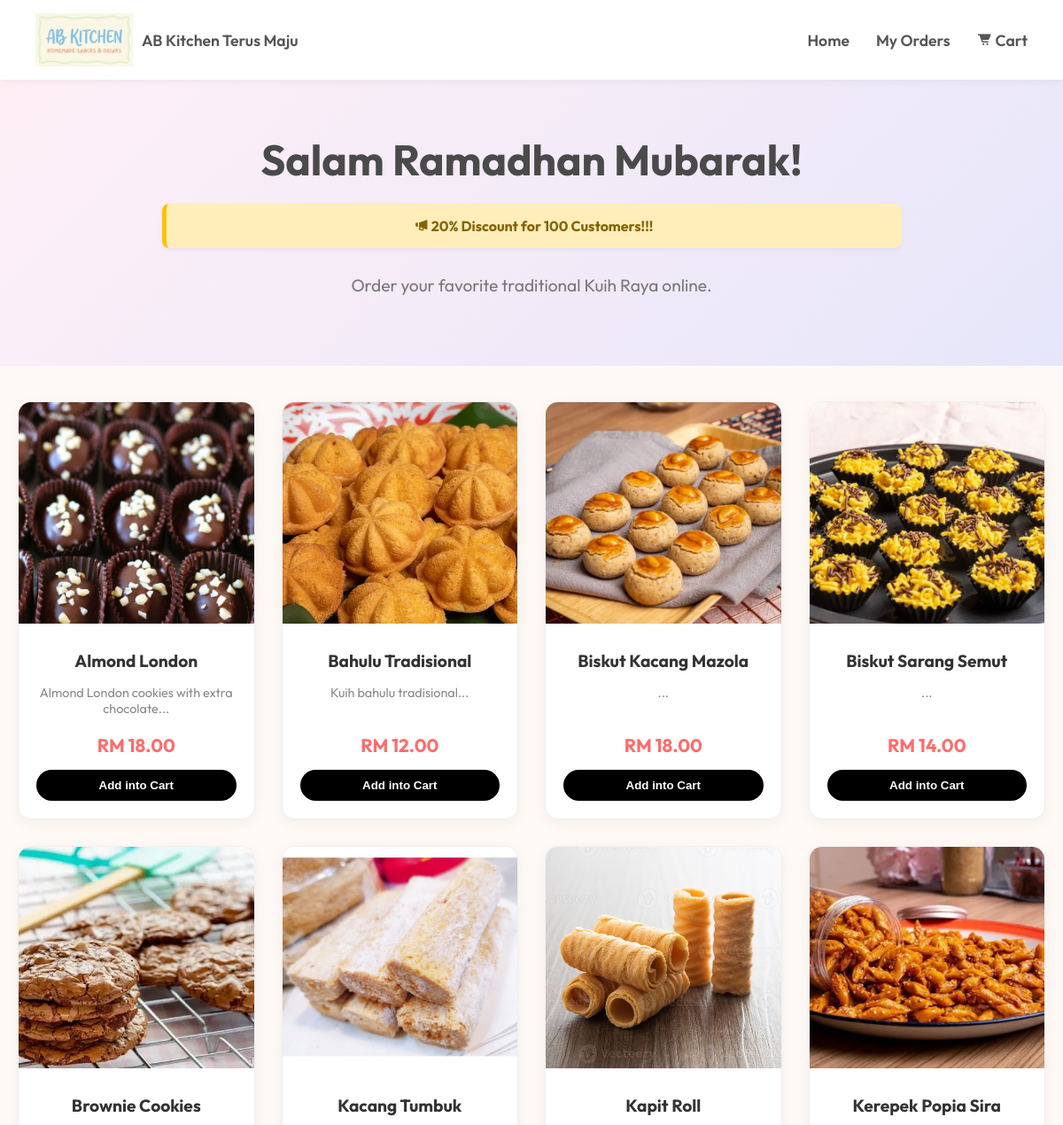
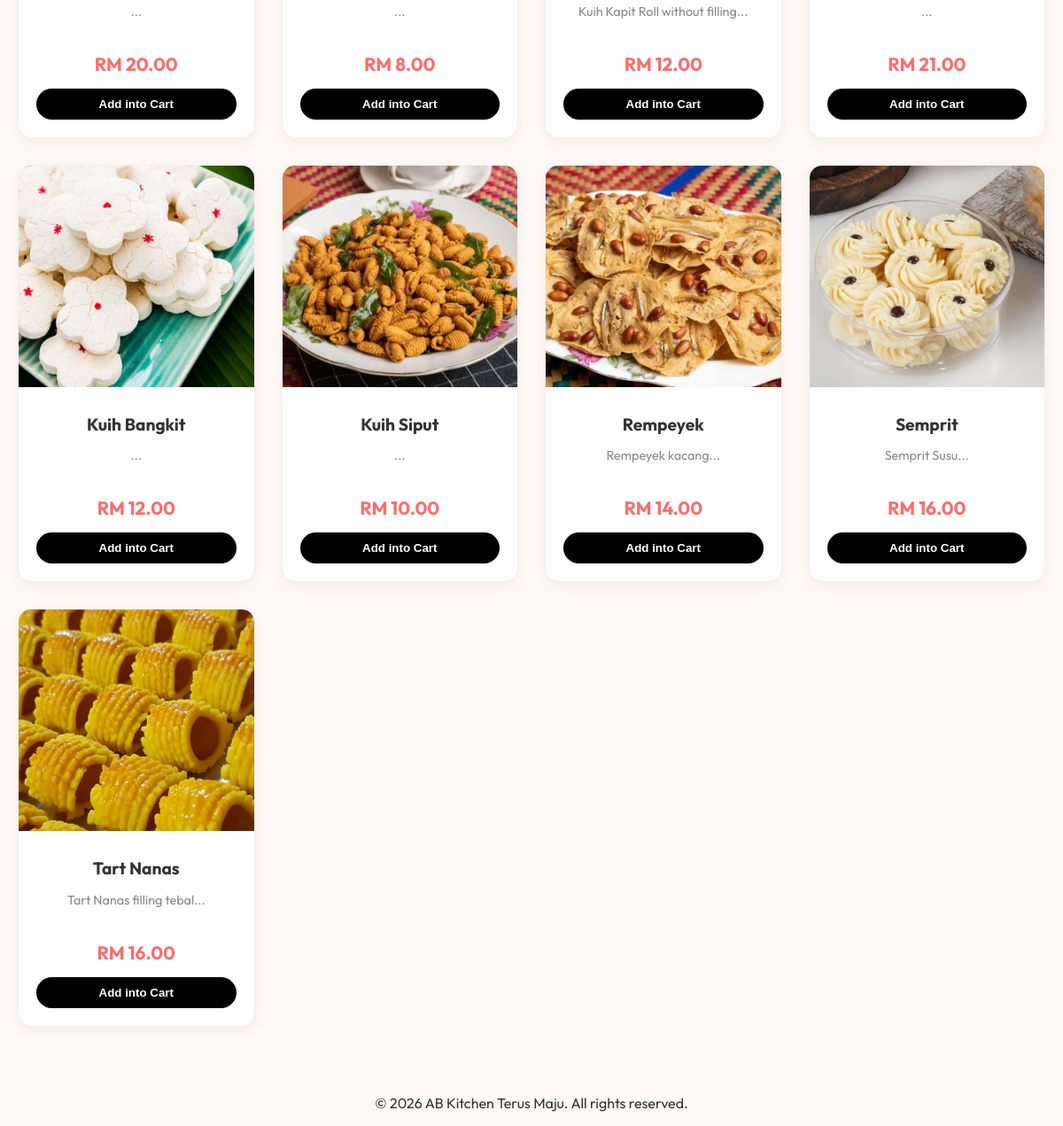
The page / on the database its author committed (2 pictures, top to bottom).
### tables this page shows
CREATE TABLE products (
                id INTEGER PRIMARY KEY AUTOINCREMENT,
                name TEXT NOT NULL,
                description TEXT,
                price REAL NOT NULL,
                stock INTEGER DEFAULT 0,
                image_url TEXT,
                created_at DATETIME DEFAULT CURRENT_TIMESTAMP
            );

### helpers.php (called while the page is built, shortened)
<?php
function get_settings($pdo) {
    try {
        $stmt = $pdo->query("SELECT setting_key, setting_value FROM settings");
        $settings = [];
        while ($row = $stmt->fetch(PDO::FETCH_ASSOC)) {
            $settings[$row['setting_key']] = $row['setting_value'];
        }
        return $settings;
    } catch (PDOException $e) {
        return [];
    }
}

### index.php (the view, shortened to what this page needs)
<?php
require_once 'config/db.php';
try {
    $stmt = $pdo->query("SELECT * FROM products ORDER BY name ASC");
    $products = $stmt->fetchAll();
} catch (PDOException $e) {
    die("Error loading products.");
}
require_once 'helpers.php';
$settings = get_settings($pdo);
?>
<!DOCTYPE html>
<html lang="en">
<head>
    <link href='https://unpkg.com/boxicons@2.1.4/css/boxicons.min.css' rel='stylesheet'>
    <link rel="stylesheet" href="styles/shop.css">
</head>
<body>
    <?php include 'pages/shop/header.php'; ?>
    <section class="hero">
        <h1>Salam Ramadhan Mubarak!</h1>
        <?php if (!empty($settings['announcement_text'])): ?>
            <div class="announcement-banner">
                <i class='bx bxs-megaphone'></i> <?= nl2br(htmlspecialchars($settings['announcement_text'])) ?>
            </div>
        <?php endif; ?>
        <p>Order your favorite traditional Kuih Raya online.</p>
    </section>
    <div class="container">
        <div class="product-grid">
            <?php foreach ($products as $p): ?>
                <div class="product-card">
                    <div class="product-image">
                        <img src="<?= $p['image_url'] ? 'images/product/' . htmlspecialchars($p['image_url']) : 'images/icons/no-image.png' ?>"
                             alt="<?= htmlspecialchars($p['name']) ?>"
                             onerror="this.src='https://placehold.co/400x400?text=No+Image'">
                    </div>
                    <div class="product-info">
                        <h3 class="product-title"><?= htmlspecialchars($p['name']) ?></h3>
                        <p class="product-desc"><?= htmlspecialchars(substr($p['description'], 0, 80)) ?>...</p>
                        <span class="product-price">RM <?= number_format($p['price'], 2) ?></span>
                        <?php if ($p['stock'] > 0): ?>
                            <form method="POST">
                                <button type="submit" name="add_to_cart" class="btn-add-cart">Add into Cart</button>
                            </form>
                        <?php else: ?>
                            <button class="btn-add-cart" style="background:#ccc;cursor:not-allowed;" disabled>Out of Stock</button>
                        <?php endif; ?>
                    </div>
                </div>
            <?php endforeach; ?>
        </div>
    </div>
    <?php include 'footer.php'; ?>
</body>
</html>

### pages/shop/header.php (shortened to what this page needs)
<?php
$store_name = $settings['store_name'] ?? 'My Digital Store';
?>
<header class="shop-header">
    <div class="shop-logo">
        <a href="/index.php">
            <img src="<?= !empty($settings['store_logo']) ? '/images/settings/'.htmlspecialchars($settings['store_logo']) : '/images/Logo.png' ?>" alt="<?= htmlspecialchars($store_name) ?>" onerror="this.src='/images/icons/user.png'">
            <span><?= htmlspecialchars($store_name) ?></span>
        </a>
    </div>
    <nav class="shop-nav">
        <a href="/index.php">Home</a>
        <a href="/pages/shop/track_order.php">My Orders</a>
        <a href="/pages/shop/cart.php" class="cart-icon">
            <i class='bx bxs-cart-alt'></i> Cart
        </a>
    </nav>
</header>

### footer.php (shortened to what this page needs)
<footer style="text-align: center; margin-top: 5px;">
<?php
$footer_store_name = $settings['store_name'] ?? 'My Digital Store';
?>
    <p>© <?= date('Y') ?> <?= htmlspecialchars($footer_store_name) ?>. All rights reserved.</p>
</footer>

### styles/shop.css (style rules this page uses)
:root { --primary-color: #dcb5ff; --accent-color: #ff6b6b; --bg-color: #fff9f5; --text-color: #333; --card-shadow: 0 4px 15px rgba(0, 0, 0, 0.05); }
body { margin: 0; font-family: 'Outfit', 'Segoe UI', sans-serif; background-color: var(--bg-color); color: var(--text-color); }
.shop-header { background: white; padding: 15px 40px; display: flex; justify-content: space-between; align-items: center; box-shadow: 0 2px 10px rgba(0, 0, 0, 0.05); position: sticky; top: 0; z-index: 1000; }
.shop-logo img { height: 60px; }
.shop-logo a { text-decoration: none; color: #555; font-weight: 600; font-size: 1.1rem; display: flex; align-items: center; gap: 10px; transition: color 0.3s; }
.shop-nav { display: flex; gap: 30px; align-items: center; }
.shop-nav a { text-decoration: none; color: #555; font-weight: 600; font-size: 1.1rem; transition: color 0.3s; }
.cart-icon { position: relative; font-size: 1.4rem; }
.hero { text-align: center; padding: 60px 20px; background: linear-gradient(135deg, #fff0f6 0%, #e6e6fa 100%); margin-bottom: 40px; }
.hero h1 { font-size: 3rem; margin: 0 0 10px 0; color: #4a4a4a; }
.hero p { font-size: 1.2rem; color: #777; }
.container { max-width: 1200px; margin: 0 auto; padding: 0 20px 60px; }
.product-grid { display: grid; grid-template-columns: repeat(auto-fill, minmax(250px, 1fr)); gap: 30px; }
.product-card { background: white; border-radius: 15px; overflow: hidden; box-shadow: var(--card-shadow); transition: transform 0.3s, box-shadow 0.3s; border: 1px solid #f0f0f0; }
.product-image { width: 100%; height: 250px; overflow: hidden; position: relative; }
.product-image img { width: 100%; height: 100%; object-fit: cover; transition: transform 0.5s; }
.product-info { padding: 20px; text-align: center; }
.product-title { font-size: 1.2rem; margin: 10px 0; font-weight: 700; }
.product-desc { font-size: 0.9rem; color: #888; margin-bottom: 15px; height: 40px; overflow: hidden; }
.product-price { font-size: 1.3rem; color: var(--accent-color); font-weight: bold; display: block; margin-bottom: 15px; }
.btn-add-cart { background: black; color: white; border: none; padding: 10px 25px; border-radius: 25px; cursor: pointer; font-weight: 600; transition: background 0.3s; width: 100%; }

### index.php (style rules this page uses)
.announcement-banner { background: #ffeeba; color: #856404; padding: 15px; text-align: center; border-radius: 8px; margin: 20px auto 30px auto; max-width: 800px; font-weight: bold; border-left: 5px solid #ffc107; box-shadow: 0 2px 5px rgba(0,0,0,0.05); }

### rows shown on the page
products: image_url (picture), name "Almond London", description "Almond London cookies with extra chocolate", price "18.00"
products: image_url (picture), name "Bahulu Tradisional", description "Kuih bahulu tradisional", price "12.00"
products: image_url (picture), name "Biskut Kacang Mazola", price "18.00"
products: image_url (picture), name "Biskut Sarang Semut", price "14.00"
products: image_url (picture), name "Brownie Cookies", price "20.00"
products: image_url (picture), name "Kacang Tumbuk", price "8.00"
products: image_url (picture), name "Kapit Roll", description "Kuih Kapit Roll without filling", price "12.00"
products: image_url (picture), name "Kerepek Popia Sira", price "21.00"
products: image_url (picture), name "Kuih Bangkit", price "12.00"
products: image_url (picture), name "Kuih Siput", price "10.00"
products: image_url (picture), name "Rempeyek", description "Rempeyek kacang", price "14.00"
products: image_url (picture), name "Semprit", description "Semprit Susu", price "16.00"
products: image_url (picture), name "Tart Nanas", description "Tart Nanas filling tebal", price "16.00"

### other values the page prints
$store_name "AB Kitchen Terus Maju"
$settings['announcement_text'] "20% Discount for 100 Customers!!!"
$footer_store_name "AB Kitchen Terus Maju"
